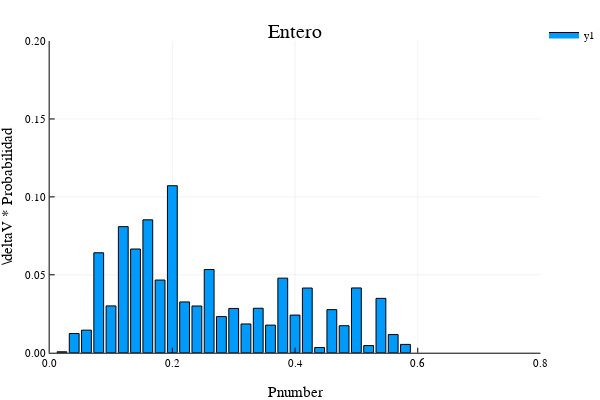

Notebook code for this chart:
### Markdown cell above
## Colectividad en pnumber

### Code cell
# Los bins van de 0 a la fqcia más alta + 10%
top_col = maximum(col_modes_2w9y)
bins_col = collect(0.01:.02:.6)

# Histograma ponderado
Wbins_col_2w9y, Whis_col_2w9y = WeightedHist(col_modes_2w9y, bins_col, abs.(vgv_2w9y),
    true, false);

bar(Wbins_col_2w9y, Whis_col_2w9y,
    xlims = (0., .8), ylims = (0, .2),
    yaxis = "\\deltaV * Probabilidad", xaxis = "Pnumber", title = "Entero")

### Figure 1 — Plotly figure (JSON) as saved in the notebook; plotly's stock layout.template omitted (floating-point values rounded to 4 significant figures)
{"data": [{"fill": "tozeroy", "fillcolor": "rgba(0, 154, 250, 1.000)", "legendgroup": "y1", "line": {"color": "rgba(0, 0, 0, 1)", "dash": "solid", "width": 1}, "mode": "lines", "name": "y1", "showlegend": true, "type": "scatter", "x": [0.012, 0.012, 0.028, 0.028, 0.012, 0.012], "xaxis": "x", "y": [0.0005814, 0, 0, 0.0005814, 0.0005814, 0.0005814], "yaxis": "y"}, {"fill": "tozeroy", "fillcolor": "rgba(0, 154, 250, 1.000)", "legendgroup": "y1", "line": {"color": "rgba(0, 0, 0, 1)", "dash": "solid", "width": 1}, "mode": "lines", "name": "y1", "showlegend": false, "type": "scatter", "x": [0.032, 0.032, 0.048, 0.048, 0.032, 0.032], "xaxis": "x", "y": [0.01233, 0, 0, 0.01233, 0.01233, 0.01233], "yaxis": "y"}, {"fill": "tozeroy", "fillcolor": "rgba(0, 154, 250, 1.000)", "legendgroup": "y1", "line": {"color": "rgba(0, 0, 0, 1)", "dash": "solid", "width": 1}, "mode": "lines", "name": "y1", "showlegend": false, "type": "scatter", "x": [0.052, 0.052, 0.068, 0.068, 0.052, 0.052], "xaxis": "x", "y": [0.01448, 0, 0, 0.01448, 0.01448, 0.01448], "yaxis": "y"}, {"fill": "tozeroy", "fillcolor": "rgba(0, 154, 250, 1.000)", "legendgroup": "y1", "line": {"color": "rgba(0, 0, 0, 1)", "dash": "solid", "width": 1}, "mode": "lines", "name": "y1", "showlegend": false, "type": "scatter", "x": [0.072, 0.072, 0.088, 0.088, 0.072, 0.072], "xaxis": "x", "y": [0.06413, 0, 0, 0.06413, 0.06413, 0.06413], "yaxis": "y"}, {"fill": "tozeroy", "fillcolor": "rgba(0, 154, 250, 1.000)", "legendgroup": "y1", "line": {"color": "rgba(0, 0, 0, 1)", "dash": "solid", "width": 1}, "mode": "lines", "name": "y1", "showlegend": false, "type": "scatter", "x": [0.092, 0.092, 0.108, 0.108, 0.092, 0.092], "xaxis": "x", "y": [0.03004, 0, 0, 0.03004, 0.03004, 0.03004], "yaxis": "y"}, {"fill": "tozeroy", "fillcolor": "rgba(0, 154, 250, 1.000)", "legendgroup": "y1", "line": {"color": "rgba(0, 0, 0, 1)", "dash": "solid", "width": 1}, "mode": "lines", "name": "y1", "showlegend": false, "type": "scatter", "x": [0.112, 0.112, 0.128, 0.128, 0.112, 0.112], "xaxis": "x", "y": [0.08091, 0, 0, 0.08091, 0.08091, 0.08091], "yaxis": "y"}, {"fill": "tozeroy", "fillcolor": "rgba(0, 154, 250, 1.000)", "legendgroup": "y1", "line": {"color": "rgba(0, 0, 0, 1)", "dash": "solid", "width": 1}, "mode": "lines", "name": "y1", "showlegend": false, "type": "scatter", "x": [0.132, 0.132, 0.148, 0.148, 0.132, 0.132], "xaxis": "x", "y": [0.06654, 0, 0, 0.06654, 0.06654, 0.06654], "yaxis": "y"}, {"fill": "tozeroy", "fillcolor": "rgba(0, 154, 250, 1.000)", "legendgroup": "y1", "line": {"color": "rgba(0, 0, 0, 1)", "dash": "solid", "width": 1}, "mode": "lines", "name": "y1", "showlegend": false, "type": "scatter", "x": [0.152, 0.152, 0.168, 0.168, 0.152, 0.152], "xaxis": "x", "y": [0.08526, 0, 0, 0.08526, 0.08526, 0.08526], "yaxis": "y"}, {"fill": "tozeroy", "fillcolor": "rgba(0, 154, 250, 1.000)", "legendgroup": "y1", "line": {"color": "rgba(0, 0, 0, 1)", "dash": "solid", "width": 1}, "mode": "lines", "name": "y1", "showlegend": false, "type": "scatter", "x": [0.172, 0.172, 0.188, 0.188, 0.172, 0.172], "xaxis": "x", "y": [0.04664, 0, 0, 0.04664, 0.04664, 0.04664], "yaxis": "y"}, {"fill": "tozeroy", "fillcolor": "rgba(0, 154, 250, 1.000)", "legendgroup": "y1", "line": {"color": "rgba(0, 0, 0, 1)", "dash": "solid", "width": 1}, "mode": "lines", "name": "y1", "showlegend": false, "type": "scatter", "x": [0.192, 0.192, 0.208, 0.208, 0.192, 0.192], "xaxis": "x", "y": [0.1071, 0, 0, 0.1071, 0.1071, 0.1071], "yaxis": "y"}, {"fill": "tozeroy", "fillcolor": "rgba(0, 154, 250, 1.000)", "legendgroup": "y1", "line": {"color": "rgba(0, 0, 0, 1)", "dash": "solid", "width": 1}, "mode": "lines", "name": "y1", "showlegend": false, "type": "scatter", "x": [0.212, 0.212, 0.228, 0.228, 0.212, 0.212], "xaxis": "x", "y": [0.03259, 0, 0, 0.03259, 0.03259, 0.03259], "yaxis": "y"}, {"fill": "tozeroy", "fillcolor": "rgba(0, 154, 250, 1.000)", "legendgroup": "y1", "line": {"color": "rgba(0, 0, 0, 1)", "dash": "solid", "width": 1}, "mode": "lines", "name": "y1", "showlegend": false, "type": "scatter", "x": [0.232, 0.232, 0.248, 0.248, 0.232, 0.232], "xaxis": "x", "y": [0.02997, 0, 0, 0.02997, 0.02997, 0.02997], "yaxis": "y"}, {"fill": "tozeroy", "fillcolor": "rgba(0, 154, 250, 1.000)", "legendgroup": "y1", "line": {"color": "rgba(0, 0, 0, 1)", "dash": "solid", "width": 1}, "mode": "lines", "name": "y1", "showlegend": false, "type": "scatter", "x": [0.252, 0.252, 0.268, 0.268, 0.252, 0.252], "xaxis": "x", "y": [0.05337, 0, 0, 0.05337, 0.05337, 0.05337], "yaxis": "y"}, {"fill": "tozeroy", "fillcolor": "rgba(0, 154, 250, 1.000)", "legendgroup": "y1", "line": {"color": "rgba(0, 0, 0, 1)", "dash": "solid", "width": 1}, "mode": "lines", "name": "y1", "showlegend": false, "type": "scatter", "x": [0.272, 0.272, 0.288, 0.288, 0.272, 0.272], "xaxis": "x", "y": [0.02318, 0, 0, 0.02318, 0.02318, 0.02318], "yaxis": "y"}, {"fill": "tozeroy", "fillcolor": "rgba(0, 154, 250, 1.000)", "legendgroup": "y1", "line": {"color": "rgba(0, 0, 0, 1)", "dash": "solid", "width": 1}, "mode": "lines", "name": "y1", "showlegend": false, "type": "scatter", "x": [0.292, 0.292, 0.308, 0.308, 0.292, 0.292], "xaxis": "x", "y": [0.02841, 0, 0, 0.02841, 0.02841, 0.02841], "yaxis": "y"}, {"fill": "tozeroy", "fillcolor": "rgba(0, 154, 250, 1.000)", "legendgroup": "y1", "line": {"color": "rgba(0, 0, 0, 1)", "dash": "solid", "width": 1}, "mode": "lines", "name": "y1", "showlegend": false, "type": "scatter", "x": [0.312, 0.312, 0.328, 0.328, 0.312, 0.312], "xaxis": "x", "y": [0.01845, 0, 0, 0.01845, 0.01845, 0.01845], "yaxis": "y"}, {"fill": "tozeroy", "fillcolor": "rgba(0, 154, 250, 1.000)", "legendgroup": "y1", "line": {"color": "rgba(0, 0, 0, 1)", "dash": "solid", "width": 1}, "mode": "lines", "name": "y1", "showlegend": false, "type": "scatter", "x": [0.332, 0.332, 0.348, 0.348, 0.332, 0.332], "xaxis": "x", "y": [0.02852, 0, 0, 0.02852, 0.02852, 0.02852], "yaxis": "y"}, {"fill": "tozeroy", "fillcolor": "rgba(0, 154, 250, 1.000)", "legendgroup": "y1", "line": {"color": "rgba(0, 0, 0, 1)", "dash": "solid", "width": 1}, "mode": "lines", "name": "y1", "showlegend": false, "type": "scatter", "x": [0.352, 0.352, 0.368, 0.368, 0.352, 0.352], "xaxis": "x", "y": [0.0177, 0, 0, 0.0177, 0.0177, 0.0177], "yaxis": "y"}, {"fill": "tozeroy", "fillcolor": "rgba(0, 154, 250, 1.000)", "legendgroup": "y1", "line": {"color": "rgba(0, 0, 0, 1)", "dash": "solid", "width": 1}, "mode": "lines", "name": "y1", "showlegend": false, "type": "scatter", "x": [0.372, 0.372, 0.388, 0.388, 0.372, 0.372], "xaxis": "x", "y": [0.04784, 0, 0, 0.04784, 0.04784, 0.04784], "yaxis": "y"}, {"fill": "tozeroy", "fillcolor": "rgba(0, 154, 250, 1.000)", "legendgroup": "y1", "line": {"color": "rgba(0, 0, 0, 1)", "dash": "solid", "width": 1}, "mode": "lines", "name": "y1", "showlegend": false, "type": "scatter", "x": [0.392, 0.392, 0.408, 0.408, 0.392, 0.392], "xaxis": "x", "y": [0.02414, 0, 0, 0.02414, 0.02414, 0.02414], "yaxis": "y"}, {"fill": "tozeroy", "fillcolor": "rgba(0, 154, 250, 1.000)", "legendgroup": "y1", "line": {"color": "rgba(0, 0, 0, 1)", "dash": "solid", "width": 1}, "mode": "lines", "name": "y1", "showlegend": false, "type": "scatter", "x": [0.412, 0.412, 0.428, 0.428, 0.412, 0.412], "xaxis": "x", "y": [0.04149, 0, 0, 0.04149, 0.04149, 0.04149], "yaxis": "y"}, {"fill": "tozeroy", "fillcolor": "rgba(0, 154, 250, 1.000)", "legendgroup": "y1", "line": {"color": "rgba(0, 0, 0, 1)", "dash": "solid", "width": 1}, "mode": "lines", "name": "y1", "showlegend": false, "type": "scatter", "x": [0.432, 0.432, 0.448, 0.448, 0.432, 0.432], "xaxis": "x", "y": [0.003331, 0, 0, 0.003331, 0.003331, 0.003331], "yaxis": "y"}, {"fill": "tozeroy", "fillcolor": "rgba(0, 154, 250, 1.000)", "legendgroup": "y1", "line": {"color": "rgba(0, 0, 0, 1)", "dash": "solid", "width": 1}, "mode": "lines", "name": "y1", "showlegend": false, "type": "scatter", "x": [0.452, 0.452, 0.468, 0.468, 0.452, 0.452], "xaxis": "x", "y": [0.02764, 0, 0, 0.02764, 0.02764, 0.02764], "yaxis": "y"}, {"fill": "tozeroy", "fillcolor": "rgba(0, 154, 250, 1.000)", "legendgroup": "y1", "line": {"color": "rgba(0, 0, 0, 1)", "dash": "solid", "width": 1}, "mode": "lines", "name": "y1", "showlegend": false, "type": "scatter", "x": [0.472, 0.472, 0.488, 0.488, 0.472, 0.472], "xaxis": "x", "y": [0.01732, 0, 0, 0.01732, 0.01732, 0.01732], "yaxis": "y"}, {"fill": "tozeroy", "fillcolor": "rgba(0, 154, 250, 1.000)", "legendgroup": "y1", "line": {"color": "rgba(0, 0, 0, 1)", "dash": "solid", "width": 1}, "mode": "lines", "name": "y1", "showlegend": false, "type": "scatter", "x": [0.492, 0.492, 0.508, 0.508, 0.492, 0.492], "xaxis": "x", "y": [0.04156, 0, 0, 0.04156, 0.04156, 0.04156], "yaxis": "y"}, {"fill": "tozeroy", "fillcolor": "rgba(0, 154, 250, 1.000)", "legendgroup": "y1", "line": {"color": "rgba(0, 0, 0, 1)", "dash": "solid", "width": 1}, "mode": "lines", "name": "y1", "showlegend": false, "type": "scatter", "x": [0.512, 0.512, 0.528, 0.528, 0.512, 0.512], "xaxis": "x", "y": [0.004585, 0, 0, 0.004585, 0.004585, 0.004585], "yaxis": "y"}, {"fill": "tozeroy", "fillcolor": "rgba(0, 154, 250, 1.000)", "legendgroup": "y1", "line": {"color": "rgba(0, 0, 0, 1)", "dash": "solid", "width": 1}, "mode": "lines", "name": "y1", "showlegend": false, "type": "scatter", "x": [0.532, 0.532, 0.548, 0.548, 0.532, 0.532], "xaxis": "x", "y": [0.03487, 0, 0, 0.03487, 0.03487, 0.03487], "yaxis": "y"}, {"fill": "tozeroy", "fillcolor": "rgba(0, 154, 250, 1.000)", "legendgroup": "y1", "line": {"color": "rgba(0, 0, 0, 1)", "dash": "solid", "width": 1}, "mode": "lines", "name": "y1", "showlegend": false, "type": "scatter", "x": [0.552, 0.552, 0.568, 0.568, 0.552, 0.552], "xaxis": "x", "y": [0.01165, 0, 0, 0.01165, 0.01165, 0.01165], "yaxis": "y"}, {"fill": "tozeroy", "fillcolor": "rgba(0, 154, 250, 1.000)", "legendgroup": "y1", "line": {"color": "rgba(0, 0, 0, 1)", "dash": "solid", "width": 1}, "mode": "lines", "name": "y1", "showlegend": false, "type": "scatter", "x": [0.572, 0.572, 0.588, 0.588, 0.572, 0.572], "xaxis": "x", "y": [0.00533, 0, 0, 0.00533, 0.00533, 0.00533], "yaxis": "y"}], "layout": {"annotations": [{"font": {"color": "rgba(0, 0, 0, 1)", "family": "sans-serif", "size": 20}, "rotation": 0, "showarrow": false, "text": "Entero", "x": 0.5424, "xanchor": "center", "xref": "paper", "y": 1, "yanchor": "top", "yref": "paper"}], "height": 400, "legend": {"bgcolor": "rgba(255, 255, 255, 1.000)", "bordercolor": "rgba(0, 0, 0, 1)", "font": {"color": "rgba(0, 0, 0, 1)", "family": "sans-serif", "size": 11}, "tracegroupgap": 0, "x": 1, "y": 1}, "margin": {"b": 20, "l": 0, "r": 0, "t": 20}, "paper_bgcolor": "rgba(255, 255, 255, 1.000)", "plot_bgcolor": "rgba(255, 255, 255, 1.000)", "showlegend": true, "width": 600, "xaxis": {"anchor": "y", "domain": [0.09128, 0.9934], "gridcolor": "rgba(0, 0, 0, 0.1)", "gridwidth": 0.5, "linecolor": "rgba(0, 0, 0, 1)", "mirror": false, "range": [0, 0.8], "showgrid": true, "showline": true, "showticklabels": true, "tickangle": 0, "tickcolor": "rgb(0, 0, 0)", "tickfont": {"color": "rgba(0, 0, 0, 1)", "family": "sans-serif", "size": 11}, "tickmode": "array", "ticks": "inside", "ticktext": ["0.0", "0.2", "0.4", "0.6", "0.8"], "tickvals": [0, 0.2, 0.4, 0.6, 0.8], "title": "Pnumber", "titlefont": {"color": "rgba(0, 0, 0, 1)", "family": "sans-serif", "size": 15}, "type": "linear", "visible": true, "zeroline": false, "zerolinecolor": "rgba(0, 0, 0, 1)"}, "yaxis": {"anchor": "x", "domain": [0.07581, 0.9415], "gridcolor": "rgba(0, 0, 0, 0.1)", "gridwidth": 0.5, "linecolor": "rgba(0, 0, 0, 1)", "mirror": false, "range": [0, 0.2], "showgrid": true, "showline": true, "showticklabels": true, "tickangle": 0, "tickcolor": "rgb(0, 0, 0)", "tickfont": {"color": "rgba(0, 0, 0, 1)", "family": "sans-serif", "size": 11}, "tickmode": "array", "ticks": "inside", "ticktext": ["0.00", "0.05", "0.10", "0.15", "0.20"], "tickvals": [0, 0.05, 0.1, 0.15, 0.2], "title": "\\deltaV * Probabilidad", "titlefont": {"color": "rgba(0, 0, 0, 1)", "family": "sans-serif", "size": 15}, "type": "linear", "visible": true, "zeroline": false, "zerolinecolor": "rgba(0, 0, 0, 1)"}}}
